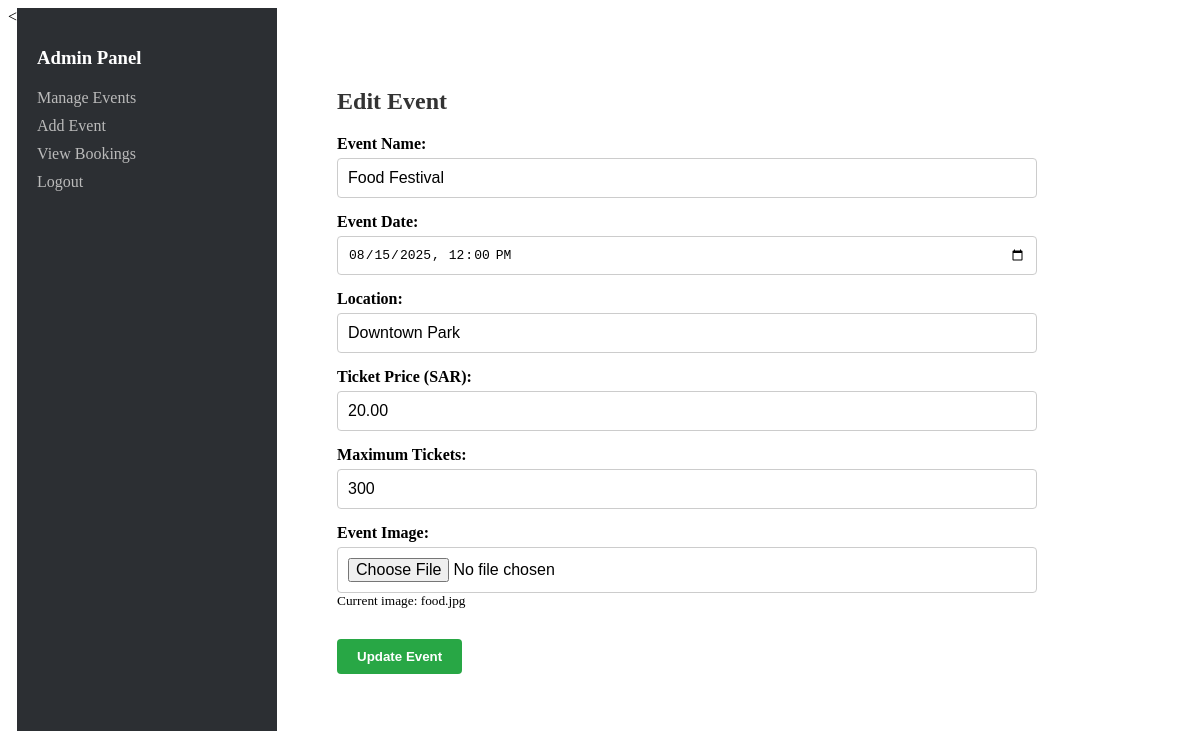
Before: /admin/editEvent.php?id=1 (signed in) with the older database file.
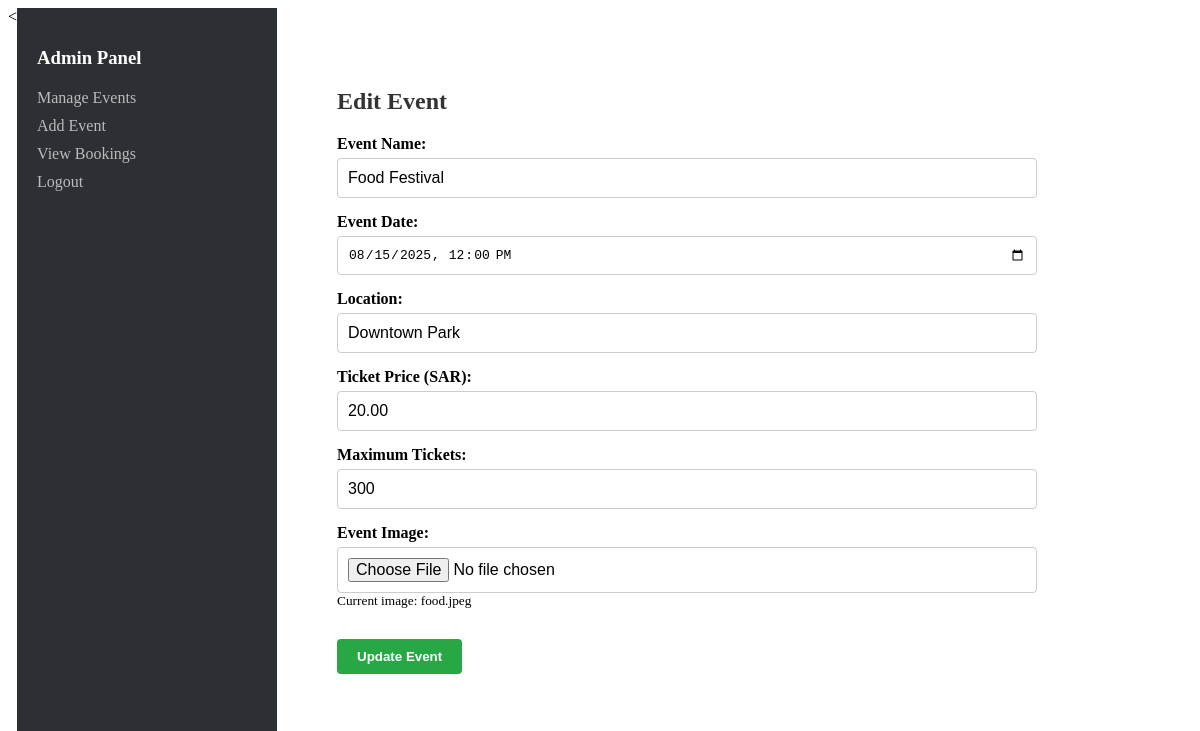
After: the same page with the newer database file.
### tables this page shows
CREATE TABLE `events` (
  `id` int(11) NOT NULL,
  `name` varchar(150) NOT NULL,
  `event_date` datetime NOT NULL,
  `location` varchar(100) NOT NULL,
  `ticket_price` decimal(10,2) NOT NULL,
  `image` varchar(255) DEFAULT NULL,
  `max_tickets` int(11) NOT NULL
);

### admin/editEvent.php (the view, shortened to what this page needs)
<<?php
include '../includes/config.php';
$event_id = $_GET['id'];
try {
    $stmt = $conn->prepare("SELECT * FROM events WHERE id = :id");
    $stmt->execute([':id' => $event_id]);
    $event = $stmt->fetch(PDO::FETCH_ASSOC);
} catch (PDOException $e) {
    die("Error: " . $e->getMessage());
}
?>
<!DOCTYPE html>
<html>
<head>
    <link rel="stylesheet" href="../css/admin.css">
</head>
<body class="admin-container">
<div class="sidebar">
    <h3>Admin Panel</h3>
    <a href="manageEvents.php">Manage Events</a>
    <a href="addEvent.php">Add Event</a>
    <a href="viewBookings.php">View Bookings</a>
    <a href="logout.php">Logout</a>
</div>
<div class="admin-main">
<form action="" method="POST" enctype="multipart/form-data" class="event-form" onsubmit="return validateEditEvent();">
    <h2>Edit Event</h2>
    <label for="eventName">Event Name:</label>
    <input type="text" id="eventName" name="name" value="<?= htmlspecialchars($event['name']) ?>" required>
    <label for="eventDate">Event Date:</label>
    <input type="datetime-local" id="eventDate" name="event_date" value="<?= date('Y-m-d\TH:i', strtotime($event['event_date'])) ?>" required>
    <label for="location">Location:</label>
    <input type="text" id="location" name="location" value="<?= htmlspecialchars($event['location']) ?>" required>
    <label for="ticketPrice">Ticket Price (SAR):</label>
    <input type="number" id="ticketPrice" step="0.01" name="ticket_price" value="<?= $event['ticket_price'] ?>" required>
    <label for="maxTickets">Maximum Tickets:</label>
    <input type="number" id="maxTickets" name="max_tickets" value="<?= $event['max_tickets'] ?>" required>
    <label for="eventImage">Event Image:</label>
    <input type="file" id="eventImage" name="image" accept="image/*">
    <small>Current image: <?= htmlspecialchars($event['image']) ?></small>
    <button type="submit" class="update-btn">Update Event</button>
</form>
</div>
</body>
</html>

Changed rows visible on the page:
changed events "Food Festival": image "food.jpg" → "food.jpeg"
